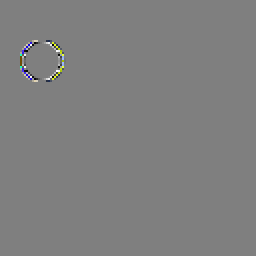
#> input picture study_guide/10-MC_in_DWT_domain/difference.png, 128 x 128 px, given in place of moving_circle_000.png, which was not available (shown 2 times larger); the run also reads 1 picture not shown here
$ jupyter execute --allow-errors DWT_shift_invariance.ipynb   (shell and % lines are left out)   (text cells are left out)
#> lines starting #> are read from the running program, lines starting #| are printed output that depends on the picture; pictures that were not available may be replaced by others from this repository, and a replacement may not be noted
[cell 1]
import numpy as np
import cv2
import matplotlib.pyplot as plt
import matplotlib.image as mimg
import pywt

[cell 2]
def normalize(img):
    max_component = np.max(img)
    min_component = np.min(img)
    max_min_component = max_component - min_component
    return (img-min_component)/max_min_component

def show_img(prefix):
    img = load_img(prefix)
    img = normalize(img)
    plt.figure(figsize=(10,10))
    plt.title(prefix, fontsize=20)
    plt.imshow(img)

def load_frame(prefix):
#> called with prefix = 'moving_circle_000'
    fn = f"{prefix}.png"
    print(fn)
    frame = cv2.imread(fn, cv2.IMREAD_UNCHANGED) # [rows, columns, components]
#> frame is the input picture: shape (128, 128, 3) uint16; mean B, G, R 32764, 32776, 32768
    frame = cv2.cvtColor(frame, cv2.COLOR_BGR2RGB)
    frame = np.array(frame)
    frame = frame.astype(np.float32) - 32768.0
    return frame

def write_frame(frame, prefix):
    frame = frame.astype(np.float32)
    frame += 32768.0
    frame = frame.astype(np.uint16)
    cv2.imwrite(f"{prefix}.png", frame)

def show_seq(prefix="/tmp/", frames=5):
    for i in range(frames):
        show_img(f"{prefix}{i:03d}")

def show_motion(prefix="/tmp/", frames=5):
    plt.figure(figsize=(10,10))
    prev = load_frame(f"{prefix}000")
    imgplot = plt.imshow(normalize(prev))
#> in normalize, `max_component = np.max(img)`: max_component = 32492
#> in normalize, `min_component = np.min(img)`: min_component = -32527
#> in normalize, `max_min_component = max_component - min_component`: max_min_component = 65019
    for i in range(1, frames, 1):
        img = load_frame(f"{prefix}{i:03d}")
        diff = img - prev
#> diff: shape (128, 128, 3) float32; every value is 0
        prev = img
        diff = normalize(diff)
#> in normalize (call 2), `return (img-min_component)/max_min_component`: returned value: shape (128, 128, 3) float32; every value is NaN or infinite
#> in write_frame, `frame += 32768.0`: frame: shape (128, 128, 3) float32; every value is 32768
#> in write_frame, `frame = frame.astype(np.uint16)`: frame: shape (128, 128, 3) uint16; every value is 32768
        plt.figure(figsize=(10,10))
        plt.title(f"{prefix}{i:03d}", fontsize=20)
        plt.imshow(diff)

[cell 3]
prefix = "moving_circle_"
show_motion(prefix, frames=3)

[cell 4]
def RGB_to_YCoCg(RGB_frame):
    R, G, B = RGB_frame[:,:,0], RGB_frame[:,:,1], RGB_frame[:,:,2]
    YCoCg_frame = np.empty_like(RGB_frame)
    YCoCg_frame[:,:,0] =  R/4 + G/2 + B/4
#> YCoCg_frame: shape (128, 128, 3) float32; 0.01% of the values are NaN or infinite; the others: min -1.65e+38, max 8.41e+37, mean -1.11e+33
    YCoCg_frame[:,:,1] =  R/2       - B/2
#> YCoCg_frame: shape (128, 128, 3) float32; 0% of the values are NaN or infinite; the others: min -1.65e+38, max 1.44e+35, mean -3.55e+33
    YCoCg_frame[:,:,2] = -R/4 + G/2 - B/4
    return YCoCg_frame

[cell 5]
frame_0 = load_frame(prefix + "000")
frame_1 = load_frame(prefix + "001")
frame_2 = load_frame(prefix + "002")
write_frame(frame_1-frame_0, "difference_0")
write_frame(frame_2-frame_0, "difference_1")

[cell 6]
frame_0_Y = RGB_to_YCoCg(frame_0)[:,:,0]
frame_1_Y = RGB_to_YCoCg(frame_1)[:,:,0]
#> in RGB_to_YCoCg (call 2), `YCoCg_frame[:,:,0] =  R/4 + G/2 + B/4`: YCoCg_frame: shape (128, 128, 3) float32; 66.34% of the values are NaN or infinite; the others: min -5.91e+09, max 1.26e+31, mean 1.52e+27
#> in RGB_to_YCoCg (call 2), `YCoCg_frame[:,:,1] =  R/2       - B/2`: YCoCg_frame: shape (128, 128, 3) float32; 33.22% of the values are NaN or infinite; the others: min -5.91e+09, max 1.26e+31, mean 3.84e+26
frame_2_Y = RGB_to_YCoCg(frame_2)[:,:,0]
#> in RGB_to_YCoCg (call 3), `YCoCg_frame[:,:,0] =  R/4 + G/2 + B/4`: YCoCg_frame: shape (128, 128, 3) float32; 22.2% of the values are NaN or infinite; the others: min -5.91e+09, max 1.26e+31, mean 3.3e+26
#> in RGB_to_YCoCg (call 3), `YCoCg_frame[:,:,1] =  R/2       - B/2`: YCoCg_frame: shape (128, 128, 3) float32; 11.1% of the values are NaN or infinite; the others: min -5.04e+09, max 1.26e+31, mean 2.89e+26

[cell 7]
plt.figure(figsize=(10,10))
plt.title("Frame 0. Circle at (30, 20)", fontsize=20)
plt.imshow(frame_0_Y, cmap='gray')
plt.savefig("frame_0_Y.png")
plt.show()

[cell 8]
plt.figure(figsize=(10,10))
plt.title("Frame 1. Circle at (30, 21)", fontsize=20)
plt.imshow(frame_1_Y, cmap='gray')
plt.savefig("frame_1_Y.png")
plt.show()

[cell 9]
plt.figure(figsize=(10,10))
plt.title("Frame 2. Circle at (30, 22)", fontsize=20)
plt.imshow(frame_2_Y, cmap='gray')
plt.savefig("frame_2_Y.png")
plt.show()

[cell 10]
# Plot the first part (from pixel 0 to 39) of the horizontal line (row 35) of the luminance.
plt.title("ME between frames 0 and 1")
plt.plot(frame_0_Y[35, 0:40], label="reference")
plt.plot(np.roll(frame_0_Y[35, 0:40], 1), label="prediction")
#plt.show()
plt.plot(frame_1_Y[35, 0:40], linestyle=':', linewidth=4, label="predicted")
plt.legend()
plt.savefig("movement_0.svg")
#> figure, not shown here; curve peaks at x = 28, y = 31758; curve peaks at x = 29, y = 31758; curve peaks at x = 28, y = 31758
#plt.savefig("movement_0.pdf")
plt.show()

[cell 11]
plt.title("ME between frames 0 and 1")
plt.plot(frame_0_Y[35, 0:40], label="reference")
plt.plot(np.roll(frame_0_Y[35, 0:40], 2), label="prediction")
#plt.show()
plt.plot(frame_2_Y[35, 0:40], linestyle=':', linewidth=4, label="predicted")
plt.legend()
plt.savefig("movement_1.svg")
#> figure, not shown here; curve peaks at x = 28, y = 31758; curve peaks at x = 30, y = 31758; curve peaks at x = 28, y = 31758
#plt.savefig("movement_1.pdf")
plt.show()

[cell 12]
f0_haar_LL, (f0_haar_LH, f0_haar_HL, f0_haar_HH) = pywt.dwt2(frame_0_Y, 'haar')
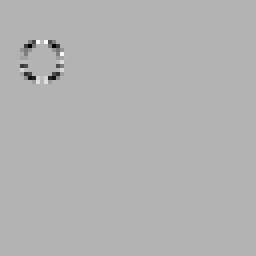
#> f0_haar_HH: shape (64, 64) float32 (shown 4 times larger); min -38943, max 16245.6, mean -136.2; drawn with min black and max white
f1_haar_LL, (f1_haar_LH, f1_haar_HL, f1_haar_HH) = pywt.dwt2(frame_1_Y, 'haar')
f2_haar_LL, (f2_haar_LH, f2_haar_HL, f2_haar_HH) = pywt.dwt2(frame_2_Y, 'haar')

[cell 13]
plt.figure(figsize=(10,10))
plt.title("Frame 0. Haar. LL", fontsize=20)
plt.imshow(f0_haar_LL, cmap='gray')
plt.savefig('f0_haar_LL.png')
plt.show()

[cell 14]
plt.figure(figsize=(10,10))
plt.title("Frame 1. Haar. LL", fontsize=20)
plt.imshow(f1_haar_LL, cmap='gray')
plt.savefig('f1_haar_LL.png')
plt.show()

[cell 15]
plt.figure(figsize=(10,10))
plt.title("Frame 2. Haar. LL", fontsize=20)
plt.imshow(f2_haar_LL, cmap='gray')
plt.savefig('f2_haar_LL.png')
plt.show()

[cell 16]
plt.figure(figsize=(10,10))
plt.title("Frame 0. Haar. LH", fontsize=20)
plt.imshow(f0_haar_LH, cmap='gray')
plt.savefig('f0_haar_LH.png')
plt.show()

[cell 17]
plt.figure(figsize=(10,10))
plt.title("Frame 1. Haar. LH", fontsize=20)
plt.imshow(f1_haar_LH, cmap='gray')
plt.savefig('f1_haar_LH.png')
plt.show()

[cell 18]
plt.figure(figsize=(10,10))
plt.title("Frame 2. Haar. LH", fontsize=20)
plt.imshow(f2_haar_LH, cmap='gray')
plt.savefig('f2_haar_LH.png')
plt.show()

[cell 19]
plt.figure(figsize=(10,10))
plt.title("Frame 0. Haar. HL", fontsize=20)
plt.imshow(f0_haar_HL, cmap='gray')
plt.savefig('f0_haar_HL.png')
plt.show()

[cell 20]
plt.figure(figsize=(10,10))
plt.title("Frame 1. Haar. HL", fontsize=20)
plt.imshow(f1_haar_HL, cmap='gray')
plt.savefig('f1_haar_HL.png')
plt.show()

[cell 21]
plt.figure(figsize=(10,10))
plt.title("Frame 2. Haar. HL", fontsize=20)
plt.imshow(f2_haar_HL, cmap='gray')
plt.savefig('f2_haar_HL.png')
plt.show()

[cell 22]
plt.figure(figsize=(10,10))
plt.title("Frame 0. Haar. HH", fontsize=20)
plt.imshow(f0_haar_HH, cmap='gray')
plt.savefig('f0_haar_HH.png')
plt.show()

[cell 23]
plt.figure(figsize=(10,10))
plt.title("Frame 1. Haar. HH", fontsize=20)
plt.imshow(f1_haar_HH, cmap='gray')
plt.savefig('f1_haar_HH.png')
plt.show()

[cell 24]
plt.figure(figsize=(10,10))
plt.title("Frame 2. Haar. HH", fontsize=20)
plt.imshow(f2_haar_HH, cmap='gray')
plt.savefig('f2_haar_HH.png')
plt.show()

[cell 25]
plt.title("Frames 0 and 1. Haar. LL")
plt.plot(np.roll(f0_haar_LL[18, 0:20], 0), label="prediction")
plt.plot(f1_haar_LL[18, 0:20], linestyle=':', linewidth=4, label="predicted")
plt.legend()
plt.savefig("f0_1_haar_LL.svg")
#> figure, not shown here; curve peaks at x = 13, y = 7366.5; curve peaks at x = 13, y = 7366.5
plt.show()

[cell 26]
plt.title("Frames 0 and 2. Haar. LL")
plt.plot(np.roll(f0_haar_LL[18, 0:20], 1), label="prediction")
plt.plot(f2_haar_LL[18, 0:20], linestyle=':', linewidth=4, label="predicted")
plt.legend()
plt.savefig("f0_2_haar_LL.svg")
#> figure, not shown here; curve peaks at x = 14, y = 7366.5; curve peaks at x = 13, y = 7366.5
plt.show()

[cell 27]
plt.title("Frames 0 and 1. Haar. LH")
plt.plot(np.roll(f0_haar_LH[18, 0:20], 0), label="prediction")
plt.plot(f1_haar_LH[18, 0:20], linestyle=':', linewidth=4, label="predicted")
plt.legend()
plt.savefig("f0_1_haar_LH.svg")
#> figure, not shown here; curve peaks at x = 13, y = 7367.5; curve peaks at x = 13, y = 7367.5
plt.show()

[cell 28]
plt.title("Frames 0 and 2. Haar. LH")
plt.plot(np.roll(f0_haar_LH[18, 0:20], 1), label="prediction")
plt.plot(f2_haar_LH[18, 0:20], linestyle=':', linewidth=4, label="predicted")
plt.legend()
plt.savefig("f0_2_haar_LH.svg")
#> figure, not shown here; curve peaks at x = 14, y = 7367.5; curve peaks at x = 13, y = 7367.5
plt.show()

[cell 29]
plt.title("Frames 0 and 1. Haar. HL")
plt.plot(np.roll(f0_haar_HL[18, 0:20], 0), label="prediction")
plt.plot(f1_haar_HL[18, 0:20], linestyle=':', linewidth=4, label="predicted")
plt.legend()
plt.savefig("f0_1_haar_HL.svg")
#> figure, not shown here; curve peaks at x = 13, y = 7818.5; curve peaks at x = 13, y = 7818.5
plt.show()

[cell 30]
plt.title("Frames 0 and 2. Haar. HL")
plt.plot(np.roll(f0_haar_HL[18, 0:20], 1), label="prediction")
plt.plot(f2_haar_HL[18, 0:20], linestyle=':', linewidth=4, label="predicted")
plt.legend()
plt.savefig("f0_2_haar_HL.svg")
#> figure, not shown here; curve peaks at x = 14, y = 7818.5; curve peaks at x = 13, y = 7818.5
plt.show()

[cell 31]
plt.title("Frames 0 and 1. Haar. HH")
plt.plot(np.roll(f0_haar_HH[18, 0:20], 0), label="prediction")
plt.plot(f1_haar_HH[18, 0:20], linestyle=':', linewidth=4, label="predicted")
plt.legend()
plt.savefig("f0_1_haar_HH.svg")
#> figure, not shown here; curve peaks at x = 0, y = 0; curve peaks at x = 0, y = 0
plt.show()

[cell 32]
plt.title("Frames 0 and 2. Haar. HH")
plt.plot(np.roll(f0_haar_HH[18, 0:20], 1), label="prediction")
plt.plot(f2_haar_HH[18, 0:20], linestyle=':', linewidth=4, label="predicted")
plt.legend()
plt.savefig("f0_2_haar_HH.svg")
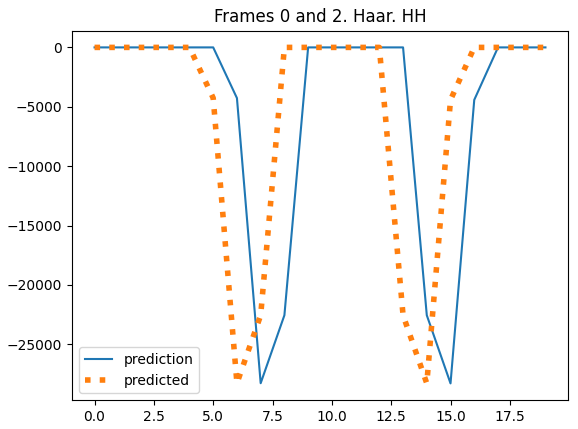
#> figure drawn by matplotlib, 1 panel; curve peaks at x = 0, y = 0; curve peaks at x = 0, y = 0
plt.show()

[cell 33]
decomposition_0_db5 = pywt.dwt2(frame_0_Y, 'db5')
decomposition_1_db5 = pywt.dwt2(frame_1_Y, 'db5')

[cell 34]
plt.title("Coefs in LL (Daubechies 5)")
plt.plot(decomposition_0_db5[0][18, 0:20])
plt.plot(decomposition_1_db5[0][18, 0:20], linestyle=':')
plt.savefig("db5_LL.svg")
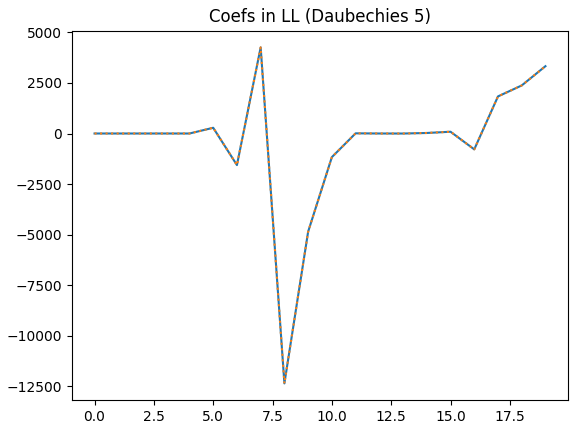
#> figure drawn by matplotlib, 1 panel; curve peaks at x = 7, y = 4260.7; curve peaks at x = 7, y = 4260.7
plt.savefig("db5_LL.pdf")
plt.show()

[cell 35]
decomposition_0_bior35 = pywt.dwt2(frame_0_Y, 'bior3.5')
decomposition_1_bior35 = pywt.dwt2(frame_1_Y, 'bior3.5')

[cell 36]
plt.title("Coefs in LL (Biorthogonal 3.5)")
plt.plot(decomposition_0_bior35[0][18, 0:20])
plt.plot(decomposition_1_bior35[0][18, 0:20], linestyle=':')
plt.savefig("bior35_LL.svg")
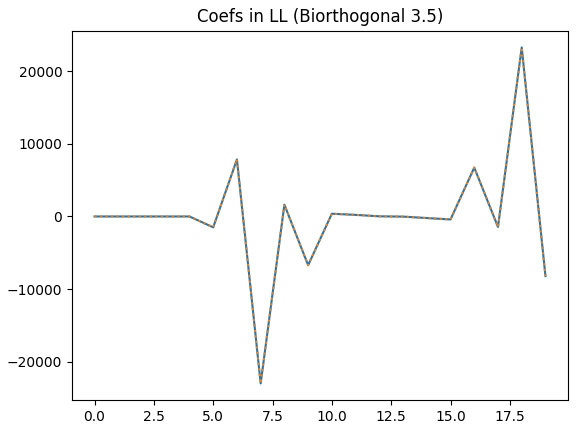
#> figure drawn by matplotlib, 1 panel; curve peaks at x = 18, y = 23304.9; curve peaks at x = 18, y = 23304.9
plt.savefig("bior35_LL.pdf")
plt.show()

[cell 37]
plt.title("Coefs in LH (Haar)")
#> (the rest of this cell did not finish here and is left out)

[cell 38]
plt.title("Coefs in LH (Daubechines 5)")
plt.plot(decomposition_0_db5[1][0][18, 0:20])
plt.plot(decomposition_1_db5[1][0][18, 0:20], linestyle=':')
plt.savefig("db5_LH.svg")
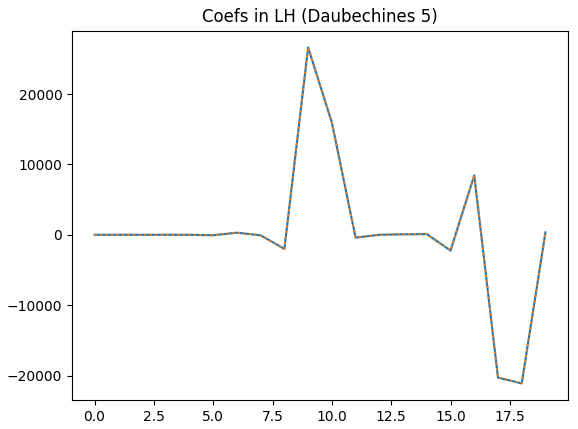
#> figure drawn by matplotlib, 1 panel; curve peaks at x = 9, y = 26626.3; curve peaks at x = 9, y = 26626.3
plt.savefig("db5_LH.pdf")
plt.show()

[cell 39]
plt.title("Coefs in LH (Biorthogonal 3.5)")
plt.plot(decomposition_0_bior35[1][0][18, 0:20])
plt.plot(decomposition_1_bior35[1][0][18, 0:20], linestyle=':')
plt.savefig("bior35_LH.svg")
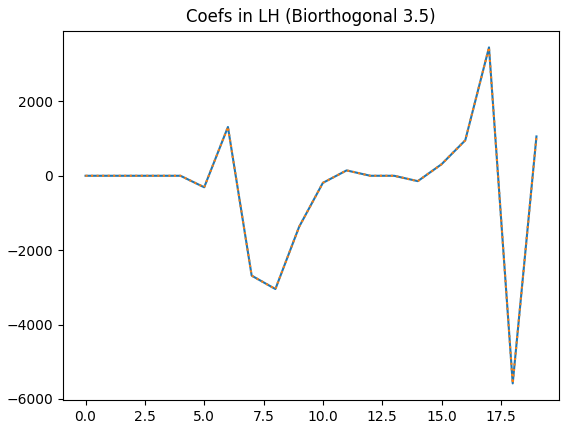
#> figure drawn by matplotlib, 1 panel; curve peaks at x = 17, y = 3450.7; curve peaks at x = 17, y = 3450.7
plt.savefig("bior35_LH.pdf")
plt.show()

[cell 40]
plt.title("Coefs in HL (Haar)")
#> (the rest of this cell did not finish here and is left out)

[cell 41]
plt.title("Coefs in HL (Daubechines 5)")
plt.plot(decomposition_0_db5[1][1][18, 0:20])
plt.plot(decomposition_1_db5[1][1][18, 0:20], linestyle=':')
plt.savefig("db5_HL.svg")
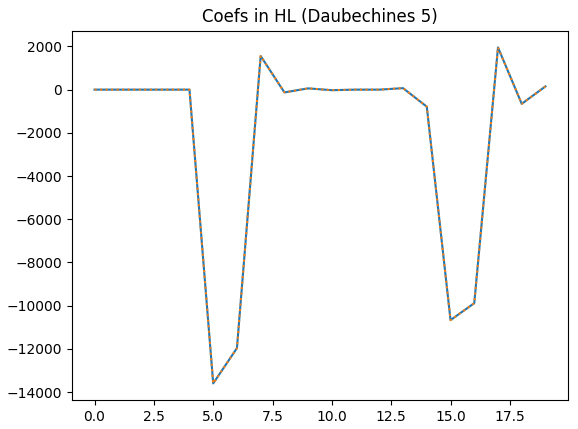
#> figure drawn by matplotlib, 1 panel; curve peaks at x = 17, y = 1955.4; curve peaks at x = 17, y = 1955.4
plt.savefig("db5_HL.pdf")
plt.show()

[cell 42]
plt.title("Coefs in HL (Biorthogonal 3.5)")
plt.plot(decomposition_0_bior35[1][1][18, 0:20])
plt.plot(decomposition_1_bior35[1][1][18, 0:20], linestyle=':')
plt.savefig("bior35_HL.svg")
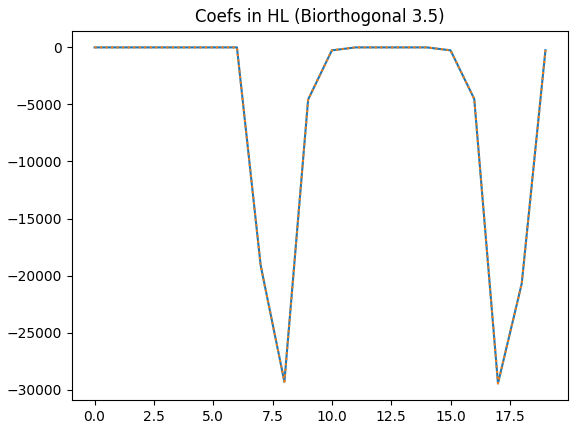
#> figure drawn by matplotlib, 1 panel; curve peaks at x = 0, y = 0; curve peaks at x = 0, y = 0
plt.savefig("bior35_HL.pdf")
plt.show()

[cell 43]
plt.title("Coefs in HH (Haar)")
#> (the rest of this cell did not finish here and is left out)

[cell 44]
plt.title("Coefs in HH (Daubechines 5)")
plt.plot(decomposition_0_db5[1][2][18, 0:20])
plt.plot(decomposition_1_db5[1][2][18, 0:20], linestyle=':')
plt.savefig("db5_HH.svg")
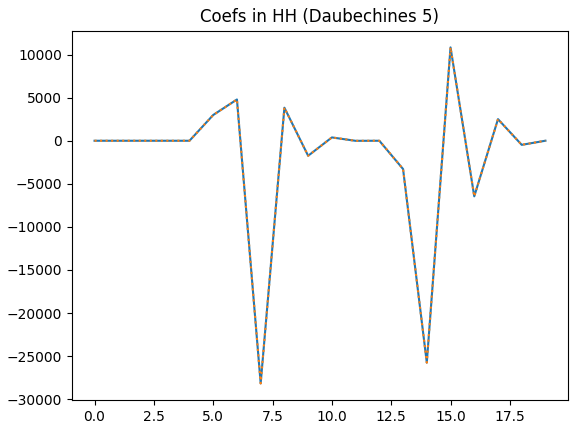
#> figure drawn by matplotlib, 1 panel; curve peaks at x = 15, y = 10836.9; curve peaks at x = 15, y = 10836.9
plt.savefig("db5_HH.pdf")
plt.show()

[cell 45]
plt.title("Coefs in HH (Biorthogonal 3.5)")
plt.plot(decomposition_0_bior35[1][2][18, 0:20])
plt.plot(decomposition_1_bior35[1][2][18, 0:20], linestyle=':')
plt.savefig("bior35_HH.svg")
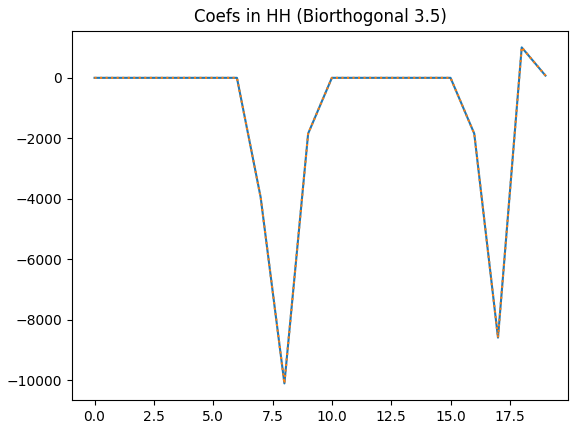
#> figure drawn by matplotlib, 1 panel; curve peaks at x = 18, y = 1006.9; curve peaks at x = 18, y = 1006.9
plt.savefig("bior35_HH.pdf")
plt.show()
